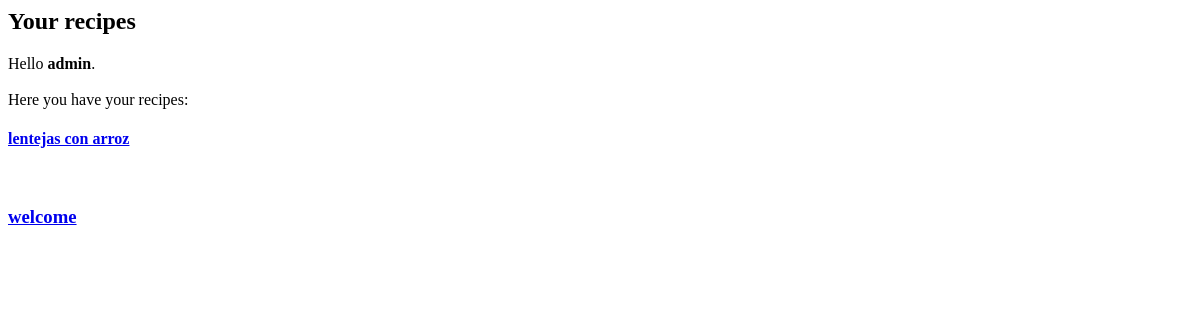
Page /myrecipes (signed in) on the earlier database version.
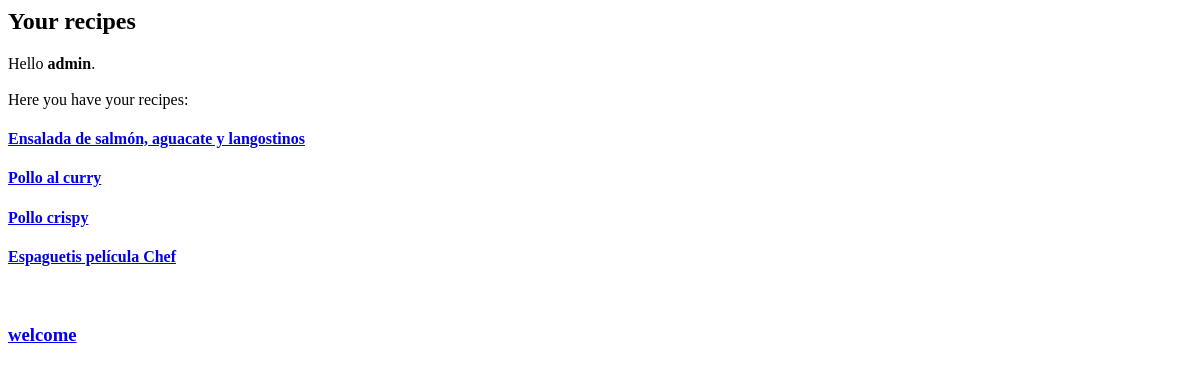
Same page on the later database version.
### RecipesAndFun/models.py (models this page shows, shortened)
class receta(models.Model):
    nombre_receta= models.CharField(max_length=100)
    ingredientes= models.TextField(help_text='Escribe los ingredientes')
    preparacion= models.TextField(verbose_name='Preparacion')
    tiempo_preparacion= models.IntegerField
    comentarios= models.CharField(help_text='Espacio para comentarios', max_length=1000, null=True)
    puntuacion= models.IntegerField
    fecha_publicacion= models.DateTimeField(blank=True, null=True)
    autor= models.ForeignKey(User, on_delete=models.CASCADE)

### RecipesAndFun/views.py (the view)
# urls.py: path('myrecipes',views.myrecipes),
def myrecipes(request):
    ownrecipes=receta.objects.filter(autor=request.user.id)
    return render(request, 'myrecipes.html', {"ownrecipes":ownrecipes})

### templates/myrecipes.html (shortened to what this page needs)
<h2>Your recipes </h2>
<p>
   Hello <b>{{request.user.username}}</b>.
<br><br>
     Here you have your recipes:
{%  for instance in ownrecipes %}
    <div>
        <h4><a href="{% url 'recipe_details' instance.id %}">
            {{ instance.nombre_receta }}</a></h4>
    </div>
{% endfor %}
<br>
    <h3><a href="/welcome">welcome </a></h3>

Differences in the rows shown:
removed receta: nombre_receta "lentejas con arroz"
added receta: nombre_receta "Ensalada de salmón, aguacate y langostinos"
added receta: nombre_receta "Pollo al curry"
added receta: nombre_receta "Pollo crispy"
added receta: nombre_receta "Espaguetis película Chef"
